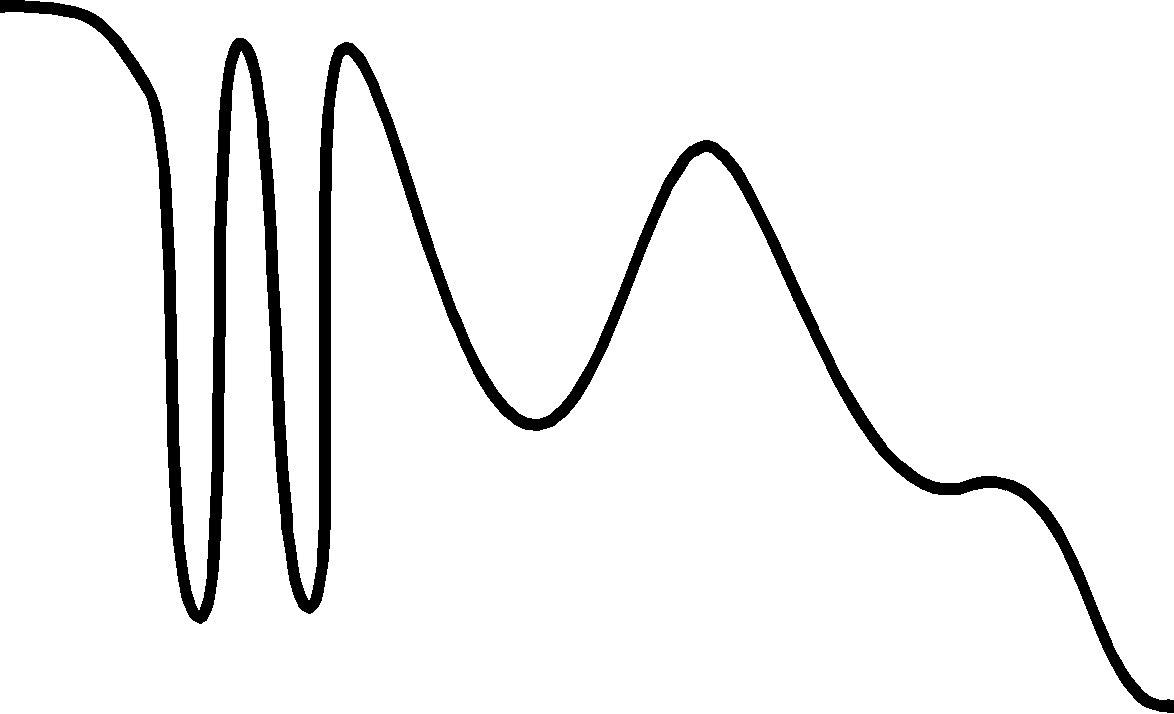
%> input picture EDUARDO/Legado/trajetoria12.bmp, 1174 x 714 px
$ octave gerar_dados.m   (GNU Octave 9; MATLAB toolbox functions it lacks are replaced by stand-ins)
%> lines starting %> are read from the running program, lines starting %| are printed output that depends on the picture; in (x1, y1, x2, y2) boxes, pixels count from 0 and x2, y2 are one past the last pixel; in counts of white or black regions, pixels touching at a corner belong together; the program's own positions count from 1

L=240;


A = imread('trajetoria12.bmp');
%> A: size 714x1174 logical; 94.4% white; 1 black region, box (x1, y1, x2, y2) and area: (0, 0, 1174, 713) 46575


[iTotal jTotal] = size(A);
%> iTotal = 714; jTotal = 1174


for II=1:jTotal

    [P1(II) Y(II)] = min(A(:,II));

    X(II)= II;

end
%> after the loop, P1 = 1174 logical values, 0 true; X = 1174 values from 1 to 1174; Y = 1174 values, max 701 at index 1160, min 1 at index 1, mean 305.2

% Px = polyfit(T,X,11);
%
%Py = polyfit(X,Y,22);
%
% X = polyval(Px,T);
%
%Y = polyval(Py,X);
%%%%%%%%%%%%%%%%%%%%%%%%%%%%%%%%%%%%%%%%%%%%%%%%%%%%%%%%%%%%%%%%%%%%%%%%%%%
%%%%%%%%%%%%%%%%%%%%%%%%%%%%%%%%%%%%%%%%%%%%%%%%%%%%%%%%%%%%%%%%%%%%%%%%%%%
%X = smooth(X,L,'loess')';
L=20;
h=fir1(L,0.1);
Y=filter(h,1,Y);
%> Y = 1174 values, max 700.8 at index 1174, min 9.3e-05 at index 1, mean 299.2

%Y = smooth(Y,0.1,'loess'); %  Y=Y-min(Y);
%Y = fit(X,Y,'smoothingspline');
for II=1:jTotal
    T(II)=100*(II)^0.7;
end
%> after the loop, T = 1174 values from 100 to 14085.4


figure(1)
plot(T,X,'-s',T,Y,'-o')
legend('X','Y')
title('Dist鈔cia x Tempo')
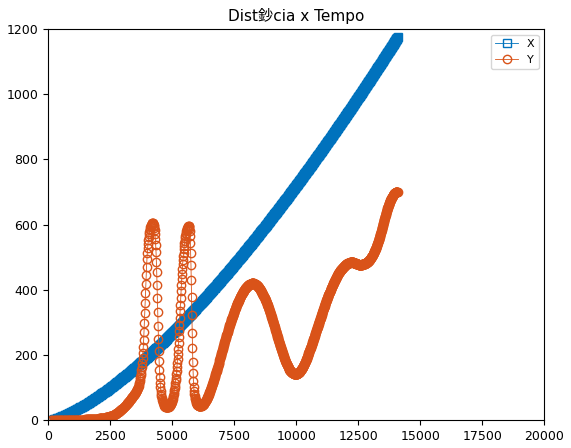
%> figure redrawn from the program's plot data; curve peaks at x = 14085.4, y = 1174; curve peaks at x = 14085.4, y = 700.8

%%%%%%%%%%%%%%%%%%%%%%%%%%%%%%%%%%%%%%%%%%%%%%%%%%%%%%%%%%%%%%%%%%%%%%%%%%%

Vx = zeros(size(X));
Vy = zeros(size(Y));

for II=2:jTotal

    dT = T(II)-T(II-1);

    Vx(II) = (X(II)-X(II-1))/dT;
    Vy(II) = (Y(II)-Y(II-1))/dT;

end
%> after the loop, Vx = 1174 values from 0 to 0.119; Vy = 1174 values, max 2.1 at index 189, min -4.43 at index 330, mean 0.0565

 figure(2)
 plot(T,Vx,'-s',T,Vy,'-o')
 legend('X','Y')
 title('Velocidade')
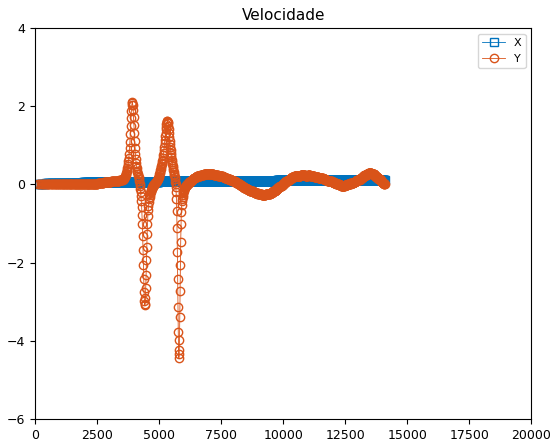
%> figure redrawn from the program's plot data; curve peaks at x = 14085.4, y = 0.119; curve peaks at x = 3922.1, y = 2.1

%%%%%%%%%%%%%%%%%%%%%%%%%%%%%%%%%%%%%%%%%%%%%%%%%%%%%%%%%%%%%%%%%%%%%%%%%%%
ax = zeros(size(Vx));
ay = zeros(size(Vy));

for II=2:jTotal

    dT = T(II)-T(II-1);

    ax(II) = (Vx(II)-Vx(II-1))/dT;
    ay(II) = (Vy(II)-Vy(II-1))/dT;

end
%> after the loop, ax = 1174 values, max 0.000256 at index 2, min 0 at index 1, mean 6.16e-06; ay = 1174 values, max 0.0551 at index 334, min -0.0584 at index 327, mean -3.03e-06


 figure(3)
 plot(T,ax,'-s',T,ay,'-o');
 legend('X','Y')
 title('Acelera玢o')
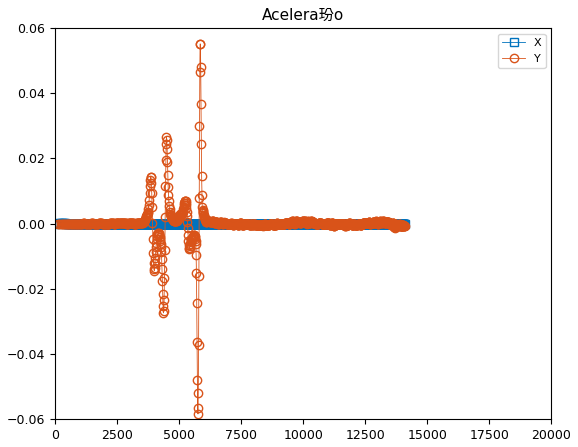
%> figure redrawn from the program's plot data; curve peaks at x = 162.5, y = 0.000256; curve peaks at x = 5842.8, y = 0.0551
%%%%%%%%%%%%%%%%%%%%%%%%%%%%%%%%%%%%%%%%%%%%%%%%%%%%%%%%%%%%%%%%%%%%%%%%%%%
Dados = [T' ax' ay' 0*ax' zeros(size(ax,2),9)];

save('Dados12.txt','Dados','-ascii')

figure(4)
plot(X,Y,'-o')
%xlim([400 1000])
grid on
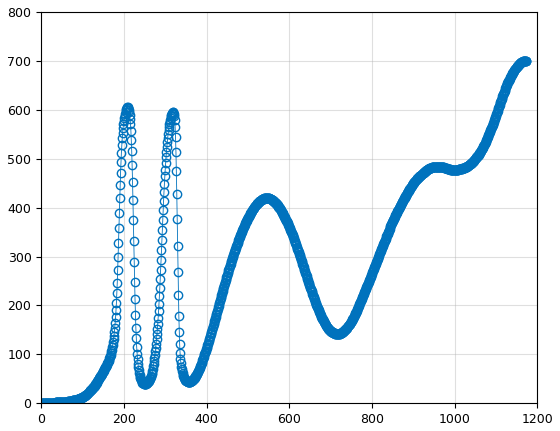
%> figure redrawn from the program's plot data; curve peaks at x = 1174, y = 700.8

figure(5)
 plot(X,ax,'-s',X,ay,'-o');
 legend('X','Y')
 title('Acelera玢o')
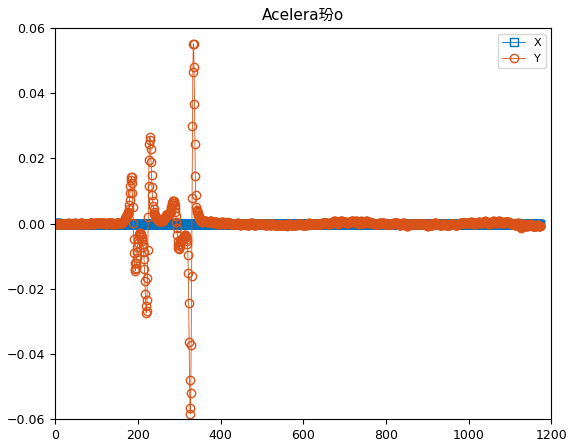
%> figure redrawn from the program's plot data; curve peaks at x = 2, y = 0.000256; curve peaks at x = 334, y = 0.0551

save('originais.mat','ax','ay','T','X');

$ run again, with EDUARDO/Legado/Trajetoria11.bmp copied over EDUARDO/Legado/trajetoria12.bmp
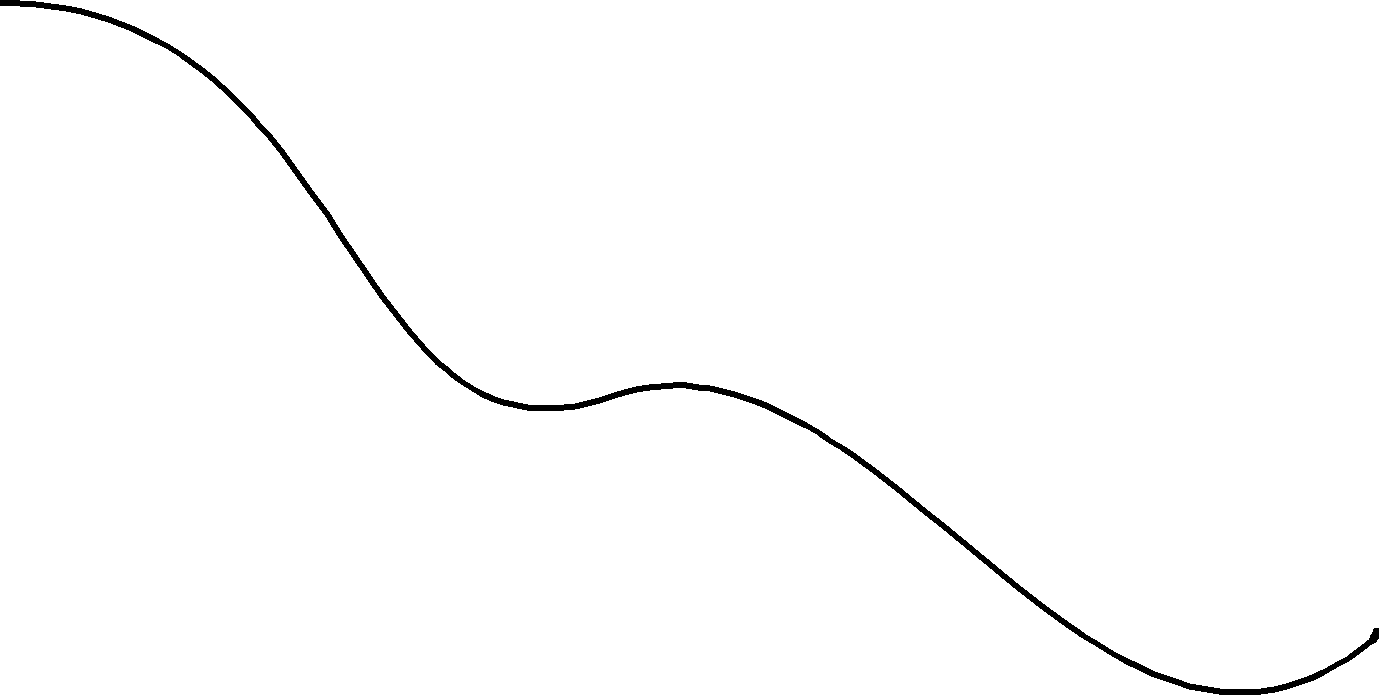
%> input picture EDUARDO/Legado/Trajetoria11.bmp, 1379 x 697 px
%> A: size 697x1379 logical; 99% white; 1 black region, box (x1, y1, x2, y2) and area: (0, 0, 1379, 695) 9755
%> after the loop `for II=1:jTotal`: P1 = 1379 logical values, 0 true; X = 1379 values from 1 to 1379; Y = 1379 values, max 690 at index 1221, min 1 at index 1, mean 393.3
%> `Y=filter(h,1,Y);`: Y = 1379 values, max 690 at index 1241, min 9.3e-05 at index 1, mean 388.7
%> after the loop `for II=2:jTotal`: Vx = 1379 values from 0 to 0.125; Vy = 1379 values, max 0.133 at index 347, min -0.16 at index 1379, mean 0.0422
%> `title('Velocidade')`:
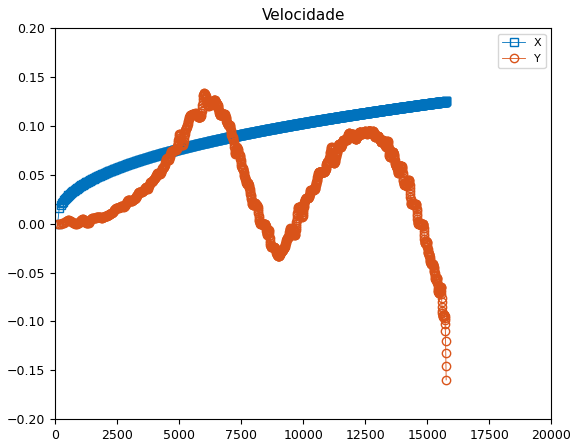
%> figure redrawn from the program's plot data; curve peaks at x = 15765, y = 0.125; curve peaks at x = 6001.1, y = 0.133
%> after the loop `for II=2:jTotal`: ax = 1379 values, max 0.000256 at index 2, min 0 at index 1, mean 5.77e-06; ay = 1379 values, max 0.000265 at index 342, min -0.00176 at index 1378, mean -1.7e-05
%> `title('Acelera玢o')`:
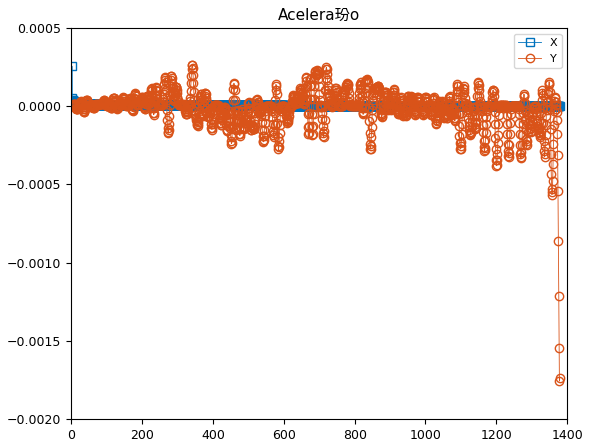
%> figure redrawn from the program's plot data; curve peaks at x = 2, y = 0.000256; curve peaks at x = 342, y = 0.000265

$ run again, with EDUARDO/Legado/trajetoria10.bmp copied over EDUARDO/Legado/trajetoria12.bmp
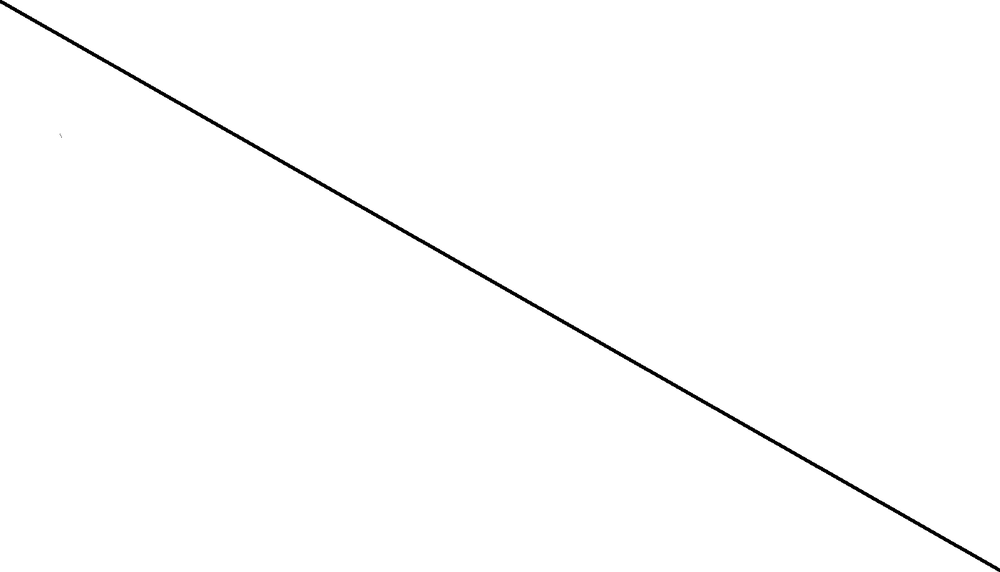
%> input picture EDUARDO/Legado/trajetoria10.bmp, 1000 x 572 px, shrunk from 1389 x 795 before the run
%> A is the input picture: size 572x1000 uint8; min 0, max 255, mean 253.2
%> after the loop `for II=1:jTotal`: P1 = 1000 values, max 1 at index 39, min 0 at index 1, mean 0.002; X = 1000 values from 1 to 1000; Y = 1000 values, max 570 at index 1000, min 2 at index 3, mean 285.5
%> `Y=filter(h,1,Y);`: Y = 1000 values from 0.000279 to 564.3
%> after the loop `for II=2:jTotal`: Vx = 1000 values from 0 to 0.113; Vy = 1000 values, max 0.07 at index 996, min 0 at index 1, mean 0.0496
%> `title('Velocidade')`:
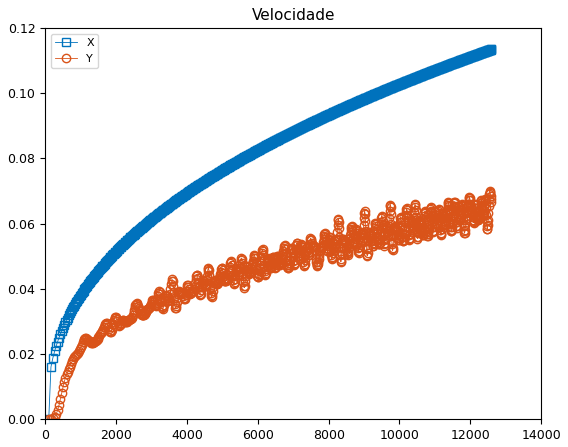
%> figure redrawn from the program's plot data; curve peaks at x = 12589.3, y = 0.113; curve peaks at x = 12554, y = 0.07
%> after the loop `for II=2:jTotal`: ax = 1000 values, max 0.000256 at index 2, min 0 at index 1, mean 6.58e-06; ay = 1000 values, max 0.000256 at index 992, min -0.000322 at index 697, mean 4.1e-06
%> `title('Acelera玢o')`:
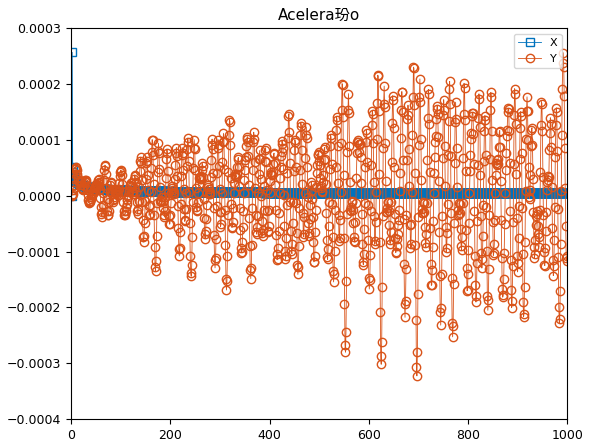
%> figure redrawn from the program's plot data; curve peaks at x = 2, y = 0.000256

$ run again, with EDUARDO/Legado/trajetoria2.bmp copied over EDUARDO/Legado/trajetoria12.bmp
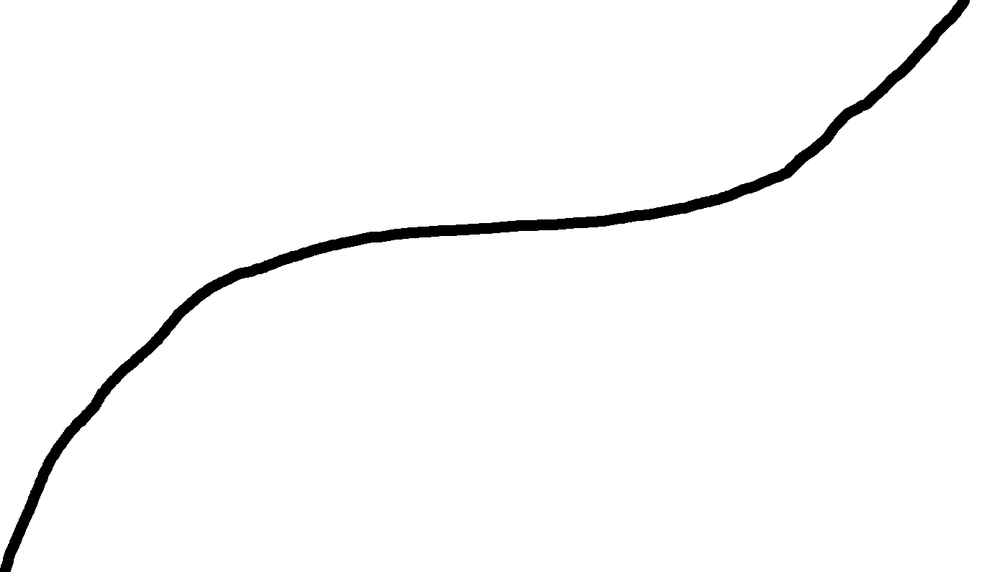
%> input picture EDUARDO/Legado/trajetoria2.bmp, 1000 x 572 px, shrunk from 1389 x 795 before the run
%> A is the input picture: size 572x1000 uint8; min 0, max 255, mean 249.1
%> after the loop `for II=1:jTotal`: P1 = 1000 values, max 255 at index 973, min 0 at index 1, mean 7.69; X = 1000 values from 1 to 1000; Y = 1000 values, max 569 at index 1, min 1 at index 959, mean 228.2
%> `Y=filter(h,1,Y);`: Y = 1000 values, max 545.9 at index 19, min 0.0529 at index 1, mean 228.2
%> after the loop `for II=2:jTotal`: Vx = 1000 values from 0 to 0.113; Vy = 1000 values, max 1.9 at index 11, min -0.146 at index 941, mean -0.0275
%> `title('Velocidade')`:
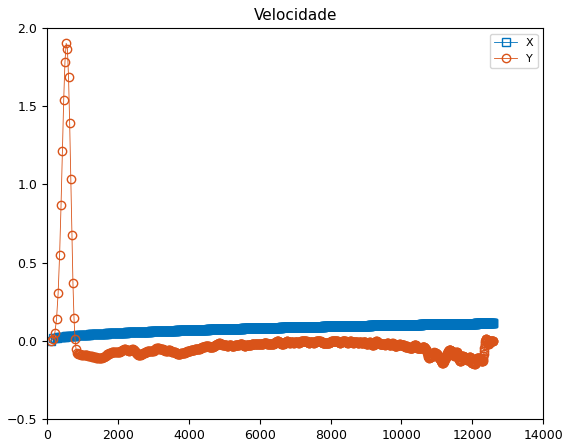
%> figure redrawn from the program's plot data; curve peaks at x = 12589.3, y = 0.113; curve peaks at x = 535.8, y = 1.9
%> after the loop `for II=2:jTotal`: ax = 1000 values, max 0.000256 at index 2, min 0 at index 1, mean 6.58e-06; ay = 1000 values, max 0.00905 at index 8, min -0.0116 at index 16, mean -8.91e-06
%> `title('Acelera玢o')`:
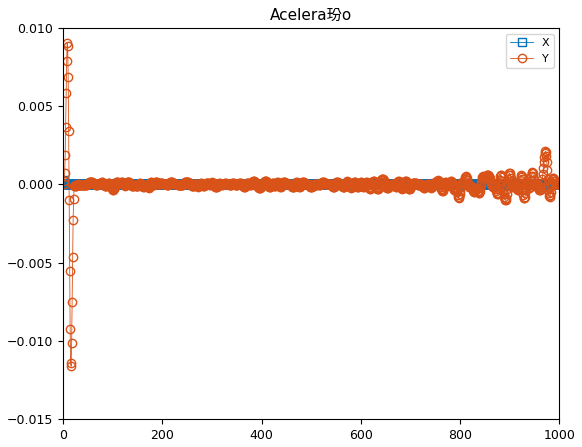
%> figure redrawn from the program's plot data; curve peaks at x = 2, y = 0.000256; curve peaks at x = 8, y = 0.00905
